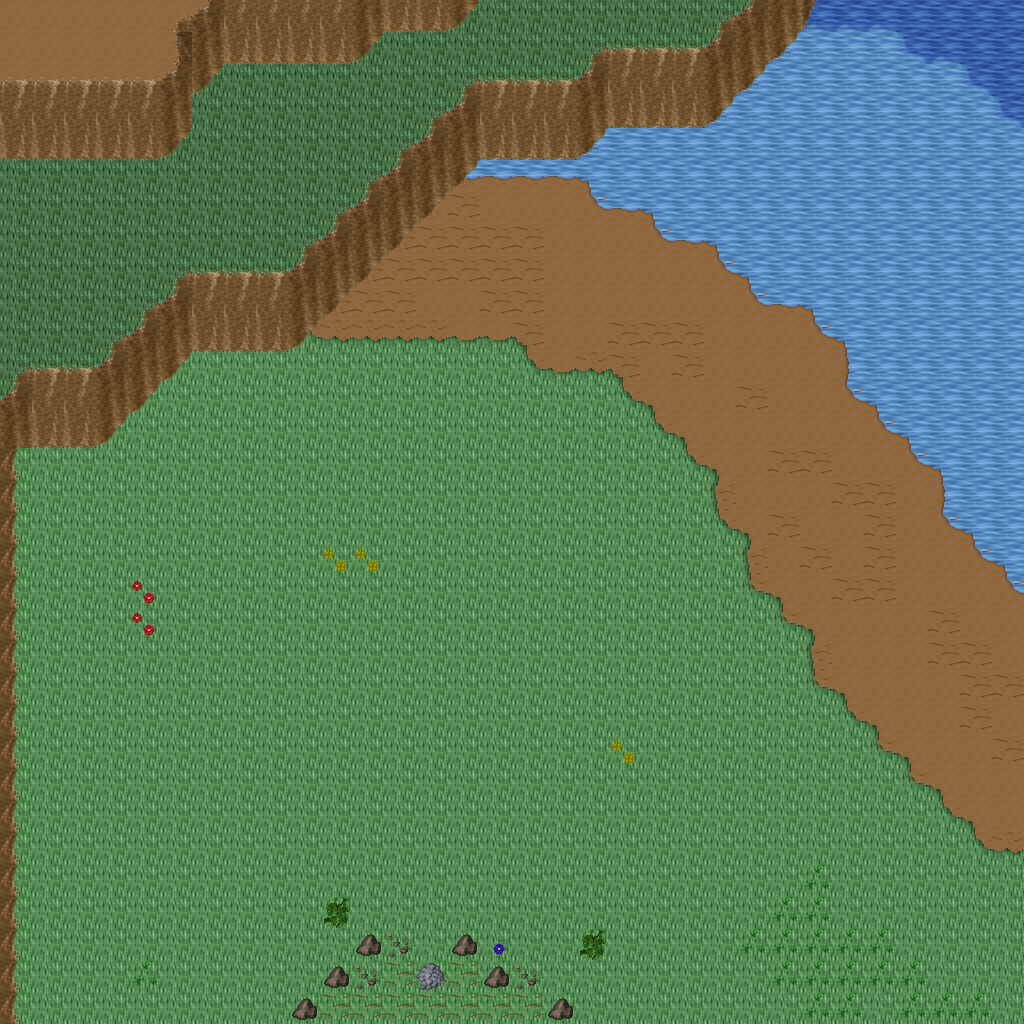

The image is a tile-based game level rendered from a .tmx file. Its description and source (layers, tilesets, objects; grid data summarised) follow:
An orthogonal 32x32 tile map with 32x32 px tiles, 5 tile layers (Ground, Objects, Objects2, Above, ...), 1 hidden layer not drawn, 29 tilesets.

<map version="1.10" tiledversion="1.11.0" orientation="orthogonal" renderorder="right-down" width="32" height="32" tilewidth="32" tileheight="32" infinite="0" nextlayerid="11" nextobjectid="1">
 <tileset firstgid="1" name="ground_ground" tilewidth="32" tileheight="32" tilecount="33" columns="3">
  <image source="../drawable/ground_ground.png" width="96" height="352" />
 </tileset>
 <tileset firstgid="34" name="ground_water_pool" tilewidth="32" tileheight="32" tilecount="72" columns="3">
  <image source="../drawable/ground_water_pool.png" width="96" height="768" />
 </tileset>
 <tileset firstgid="106" name="ground_earth_edges" tilewidth="32" tileheight="32" tilecount="18" columns="6">
  <image source="../drawable/ground_earth_edges.png" width="192" height="96" />
 </tileset>
 <tileset firstgid="124" name="ground_grass_edges" tilewidth="32" tileheight="32" tilecount="36" columns="12">
  <image source="../drawable/ground_grass_edges.png" width="384" height="96" />
 </tileset>
 <tileset firstgid="160" name="ground_grass_corners" tilewidth="32" tileheight="32" tilecount="24" columns="6">
  <image source="../drawable/ground_grass_corners.png" width="192" height="128" />
 </tileset>
 <tileset firstgid="184" name="ground_water_pool_corners" tilewidth="32" tileheight="32" tilecount="72" columns="3">
  <image source="../drawable/ground_water_pool_corners.png" width="96" height="768" />
 </tileset>
 <tileset firstgid="256" name="furniture_carpet_carpets" tilewidth="32" tileheight="32" tilecount="8" columns="4">
  <image source="../drawable/furniture_carpet_carpets.png" width="128" height="64" />
 </tileset>
 <tileset firstgid="264" name="ground_ridge_earth_dark" tilewidth="32" tileheight="32" tilecount="96" columns="12">
  <image source="../drawable/ground_ridge_earth_dark.png" width="384" height="256" />
 </tileset>
 <tileset firstgid="360" name="ground_ridge_earth_pale" tilewidth="32" tileheight="32" tilecount="96" columns="12">
  <image source="../drawable/ground_ridge_earth_pale.png" width="384" height="256" />
 </tileset>
 <tileset firstgid="456" name="plant_grasses" tilewidth="32" tileheight="32" tilecount="6" columns="3">
  <image source="../drawable/plant_grasses.png" width="96" height="64" />
 </tileset>
 <tileset firstgid="462" name="plant_flower_daisy_red" tilewidth="32" tileheight="32" tilecount="8" columns="2">
  <image source="../drawable/plant_flower_daisy_red.png" width="64" height="128" />
 </tileset>
 <tileset firstgid="470" name="plant_flower_daisy_blue" tilewidth="32" tileheight="32" tilecount="8" columns="2">
  <image source="../drawable/plant_flower_daisy_blue.png" width="64" height="128" />
 </tileset>
 <tileset firstgid="478" name="plant_flower_daisy_yellow" tilewidth="32" tileheight="32" tilecount="8" columns="2">
  <image source="../drawable/plant_flower_daisy_yellow.png" width="64" height="128" />
 </tileset>
 <tileset firstgid="486" name="plant_bush_bushes" tilewidth="32" tileheight="32" tilecount="10" columns="5">
  <image source="../drawable/plant_bush_bushes.png" width="160" height="64" />
 </tileset>
 <tileset firstgid="496" name="furniture_table_long_side_on_pale" tilewidth="32" tileheight="32" tilecount="3" columns="3">
  <image source="../drawable/furniture_table_long_side_on_pale.png" width="96" height="32" />
 </tileset>
 <tileset firstgid="499" name="plant_stump_small_stump" tilewidth="32" tileheight="32" tilecount="4" columns="2">
  <image source="../drawable/plant_stump_small_stump.png" width="64" height="64" />
 </tileset>
 <tileset firstgid="503" name="ground_rock_rocks_2" tilewidth="32" tileheight="32" tilecount="4" columns="2">
  <image source="../drawable/ground_rock_rocks_2.png" width="64" height="64" />
 </tileset>
 <tileset firstgid="507" name="ground_ladder_vertical_dark" tilewidth="32" tileheight="32" tilecount="3" columns="3">
  <image source="../drawable/ground_ladder_vertical_dark.png" width="96" height="32" />
 </tileset>
 <tileset firstgid="510" name="item_statue_green_stone" tilewidth="32" tileheight="32" tilecount="12" columns="4">
  <image source="../drawable/item_statue_green_stone.png" width="128" height="96" />
 </tileset>
 <tileset firstgid="522" name="logic_creature_gnome" tilewidth="32" tileheight="32" tilecount="6" columns="6">
  <image source="../drawable/logic_creature_gnome.png" width="192" height="32" />
 </tileset>
 <tileset firstgid="528" name="logic_creature_animal" tilewidth="32" tileheight="32" tilecount="32" columns="8">
  <image source="../drawable/logic_creature_animal.png" width="256" height="128" />
 </tileset>
 <tileset firstgid="560" name="logic_collision" tilewidth="32" tileheight="32" tilecount="1" columns="1">
  <image source="../drawable/logic_collision.png" width="32" height="32" />
 </tileset>
 <tileset firstgid="561" name="furniture_table_long_front_on_pale" tilewidth="32" tileheight="32" tilecount="3" columns="1">
  <image source="../drawable/furniture_table_long_front_on_pale.png" width="32" height="96" />
 </tileset>
 <tileset firstgid="564" name="furniture_light_flames" tilewidth="32" tileheight="32" tilecount="6" columns="6">
  <image source="../drawable/furniture_light_flames.png" width="192" height="32" />
 </tileset>
 <tileset firstgid="570" name="ground_green_paving" tilewidth="32" tileheight="32" tilecount="18" columns="3">
  <image source="../drawable/ground_green_paving.png" width="96" height="192" />
 </tileset>
 <tileset firstgid="588" name="logic_protection" tilewidth="32" tileheight="32" tilecount="2" columns="2">
  <image source="../drawable/logic_protection.png" width="64" height="32" />
 </tileset>
 <tileset firstgid="590" name="building_castle" tilewidth="32" tileheight="32" tilecount="320" columns="20">
  <image source="../drawable/building_castle.png" width="640" height="512" />
 </tileset>
 <tileset firstgid="910" name="light_yellow_light_5x5" tilewidth="32" tileheight="32" tilecount="25" columns="5">
  <image source="../drawable/light_yellow_light_5x5.png" width="160" height="160" />
 </tileset>
 <tileset firstgid="935" name="logic_creature_human_risecia" tilewidth="32" tileheight="32" tilecount="4" columns="4">
  <image source="../drawable/logic_creature_human_risecia.png" width="128" height="32" />
 </tileset>
 <layer id="1" name="Ground" width="32" height="32">
  <data>[1024 cells, 1024 non-empty, 7 distinct tile ids]</data>
 </layer>
 <layer id="2" name="Objects" width="32" height="32">
  <data>[1024 cells, 222 non-empty, 31 distinct tile ids]</data>
 </layer>
 <layer id="3" name="Objects2" width="32" height="32">
  <data>[1024 cells, 98 non-empty, 12 distinct tile ids]</data>
 </layer>
 <layer id="4" name="Above" width="32" height="32">
  <data>[1024 cells, 0 non-empty, 0 distinct tile ids]</data>
 </layer>
 <layer id="5" name="Above2" width="32" height="32">
  <data>[1024 cells, 0 non-empty, 0 distinct tile ids]</data>
 </layer>
 <layer id="6" name="Walkable" width="32" height="32" visible="0">
  <data>[1024 cells, 118 non-empty, 1 distinct tile ids]</data>
 </layer>
 <objectgroup id="7" name="Mapevents" />
 <objectgroup id="8" name="Spawn" />
 <objectgroup id="9" name="Keys" />
 <objectgroup id="10" name="Replace" />
</map>
